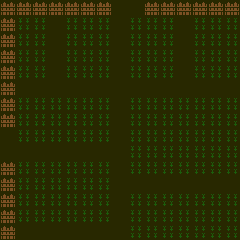

A 2D game scene composited from a Tiled map and its tileset images. What follows is a short description and the map's XML, with every tile layer's data as written:
An orthogonal 15x15 tile map with 16x16 px tiles, 3 tile layers (floor, wall, units).

<map version="1.10" tiledversion="2025.05.05" orientation="orthogonal" renderorder="right-down" width="15" height="15" tilewidth="16" tileheight="16" infinite="0" nextlayerid="5" nextobjectid="1">
 <tileset firstgid="1" source="../../tiles/battle/farm.tsx" />
 <layer id="1" name="floor" width="15" height="15">
  <data encoding="csv">
3,3,3,3,3,3,3,3,3,3,3,3,3,3,3,
3,56,56,3,56,56,56,3,56,56,56,3,56,56,56,
3,56,56,3,56,56,56,3,56,56,56,3,56,56,56,
3,56,56,3,56,56,56,3,56,56,56,3,56,56,56,
3,56,56,3,56,56,56,3,56,56,56,3,56,56,56,
3,3,3,3,3,3,3,3,3,3,3,3,3,3,3,
3,56,56,56,56,56,56,3,56,56,56,56,56,56,56,
3,56,56,56,56,56,56,3,56,56,56,56,56,56,56,
3,56,56,56,56,56,56,3,56,56,56,56,56,56,56,
3,3,3,3,3,3,3,3,56,56,56,56,56,56,56,
3,56,56,56,56,56,56,3,56,56,56,56,56,56,56,
3,56,56,56,56,56,56,3,3,3,3,3,3,3,3,
3,56,56,56,56,56,56,3,56,56,56,56,56,56,56,
3,56,56,56,56,56,56,3,56,56,56,56,56,56,56,
3,3,3,3,3,3,3,3,56,56,56,56,56,56,56
</data>
 </layer>
 <layer id="3" name="wall" width="15" height="15">
  <data encoding="csv">
62,62,62,62,62,62,62,0,0,62,62,62,62,62,62,
62,0,0,0,0,0,0,0,0,0,0,0,0,0,0,
62,0,0,0,0,0,0,0,0,0,0,0,0,0,0,
62,0,0,0,0,0,0,0,0,0,0,0,0,0,0,
62,0,0,0,0,0,0,0,0,0,0,0,0,0,0,
62,0,0,0,0,0,0,0,0,0,0,0,0,0,0,
62,0,0,0,0,0,0,0,0,0,0,0,0,0,0,
62,0,0,0,0,0,0,0,0,0,0,0,0,0,0,
0,0,0,0,0,0,0,0,0,0,0,0,0,0,0,
0,0,0,0,0,0,0,0,0,0,0,0,0,0,0,
62,0,0,0,0,0,0,0,0,0,0,0,0,0,0,
62,0,0,0,0,0,0,0,0,0,0,0,0,0,0,
62,0,0,0,0,0,0,0,0,0,0,0,0,0,0,
62,0,0,0,0,0,0,0,0,0,0,0,0,0,0,
62,0,0,0,0,0,0,0,0,0,0,0,0,0,0
</data>
 </layer>
 <layer id="4" name="units" width="15" height="15">
  <data encoding="csv">
0,0,0,0,0,0,0,0,0,0,0,0,0,0,0,
0,0,0,0,0,0,0,0,0,0,0,0,0,0,0,
0,0,0,0,0,0,0,0,0,0,0,0,0,0,0,
0,0,0,0,0,0,0,0,0,0,0,0,0,0,0,
0,0,0,0,0,0,0,0,0,0,0,0,0,0,0,
0,0,0,0,0,0,0,0,0,0,0,0,0,0,0,
0,0,0,0,0,0,0,0,0,0,0,0,0,0,0,
0,0,0,0,0,0,0,0,0,0,0,0,0,0,0,
0,0,0,0,0,0,0,0,0,0,0,0,0,0,0,
0,0,0,0,0,0,0,0,0,0,0,0,0,0,0,
0,0,0,0,0,0,0,0,0,0,0,0,0,0,0,
0,0,0,0,0,0,0,0,0,0,0,0,0,0,0,
0,0,0,0,0,0,0,0,0,0,0,0,0,0,0,
0,0,0,0,0,0,0,0,0,0,0,0,0,0,0,
0,0,0,0,0,0,0,0,0,0,0,0,0,0,0
</data>
 </layer>
</map>
